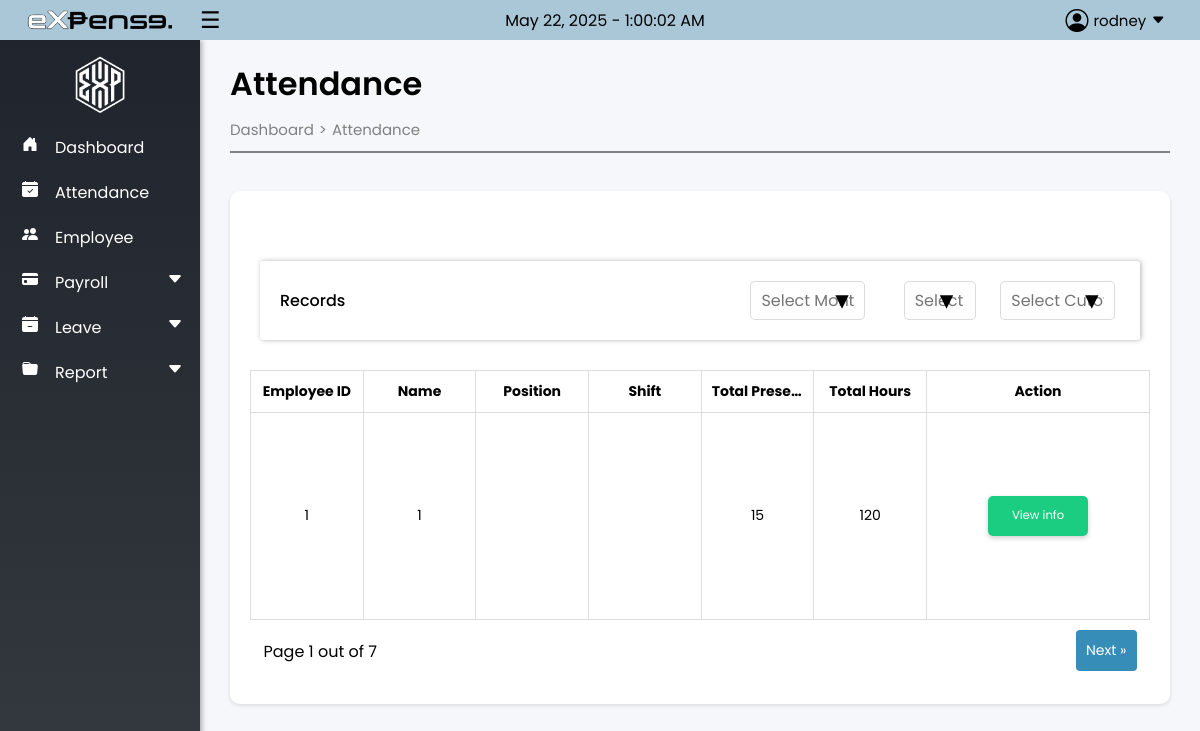
The page /payroll/adminpage/attendance.php (signed in) on the database its author committed.
### tables this page shows
CREATE TABLE `tbl_admin_acc` (
  `admin_id` int(100) NOT NULL,
  `lastname` varchar(100) NOT NULL,
  `firstname` varchar(100) NOT NULL,
  `middlename` varchar(100) DEFAULT NULL,
  `email` varchar(100) NOT NULL,
  `password` varchar(100) NOT NULL,
  `otp` int(20) NOT NULL
);

CREATE TABLE `tbl_attendance` (
  `emp_id` int(100) NOT NULL,
  `attendance_id` int(100) NOT NULL,
  `present_days` int(100) NOT NULL,
  `absent_days` int(100) DEFAULT NULL,
  `hours_present` double NOT NULL,
  `hours_late` double DEFAULT NULL,
  `hours_overtime` double DEFAULT NULL,
  `holiday` int(100) DEFAULT NULL
);

### payroll/adminpage/database/session.php (called while the page is built, shortened)
<?php
if (isset($_SESSION['email']) && isset($_SESSION['account_id'])) {
    $account = $_SESSION['email'];
    $stmt = $conn->prepare("SELECT * FROM tbl_admin_acc WHERE email = ?");
    $stmt->bind_param("s", $account);
    $stmt->execute();
    $user_result = $stmt->get_result();
    if ($user_result->num_rows > 0) {
        $user = $user_result->fetch_assoc();
    }
} else {
    session_destroy();
    header('Location: ../index.php');
    exit();
}
?>

### payroll/adminpage/attendance.php (the view, shortened to what this page needs)
<?php
include '../assets/databse/connection.php';
include './database/session.php';
$records_per_page = 1;
$current_page = isset($_GET['page']) ? $_GET['page'] : 1;
$start_from = ($current_page - 1) * $records_per_page;
$sql = "SELECT * FROM tbl_attendance ";
$sql .= "LIMIT $start_from, $records_per_page";
$result = $conn->query($sql);
$total_records_query = "SELECT COUNT(*) FROM tbl_attendance";
$total_records_result = mysqli_query($conn, $total_records_query);
$total_records_row = mysqli_fetch_array($total_records_result);
$total_records = $total_records_row[0];
$total_pages = ceil($total_records / $records_per_page);
?>
<!DOCTYPE html>
<html lang="en">
<head>
    <link rel="stylesheet" href="./css/main.css">
    <link rel="stylesheet" href="./css/attendance.css">
    <link rel="stylesheet" href="./css/payroll.css">
</head>
<body>
    <?php include 'sidenav.php'; ?>
    <div class="container">
        <div id="mainContent" class="main">
            <div class="head-title">
                <h1>Attendance</h1>
                <div class="breadcrumb">
                    <h5><a href="./dashboard.php">Dashboard </a></h5>
                    <span> > </span>
                    <h5><a href="./attendance.php">Attendance </a></h5>
                </div>
                <hr>
            </div>
            <div class="main-content">
                <div class="sub-content">
                    <div class="leave-requests">
                        <div class="selection_div">
                        <p style="margin: 0;font-weight: 500;">Records</p>
                        <div style="display: flex;align-items: center;width:60%;justify-content:right;margin-right:-4%;">
                            <div class="dropdown month-dropdown" style="margin-left: 20%;">
                                <div class="dropdown-wrapper">
                                    <input type="text" class="dropdown-input" style="width:75%;" readonly placeholder="Select Month" />
                                    <div class="dropdown-indicator">&#9662;</div>
                                </div>
                            </div>
                            <div class="dropdown year-dropdown" style="width:25%;">
                                <div class="dropdown-wrapper">
                                    <input type="text" class="dropdown-input" style="width:75%;" readonly placeholder="Select Year" />
                                    <div class="dropdown-indicator" style="right:47px;">&#9662;</div>
                                </div>
                            </div>
                            <div class="dropdown cutoff-dropdown">
                                <div class="dropdown-wrapper">
                                    <input type="text" class="dropdown-input" readonly placeholder="Select Cutoff" />
                                    <div class="dropdown-indicator">&#9662;</div>
                                </div>
                            </div>
                        </div>
                    </div>
                        <table id="leave-table">
                            <thead>
                                <tr>
                                    <th>Employee ID</th>
                                    <th>Name</th>
                                    <th>Position</th>
                                    <th>Shift</th>
                                    <th>Total Present</th>
                                    <th>Total Hours</th>
                                    <th>Action</th>
                                </tr>
                            </thead>
                            <tbody id="showdata">
                                <?php
                                    if($result->num_rows > 0){
                                        while($row = $result->fetch_assoc()){
                                ?>
                                    <tr>
                                        <td><?php echo $row['emp_id'] ?></td>
                                        <td><?php echo $row['attendance_id']?></td>
                                        <td><?php echo $row['position_name'] ?></td>
                                        <td><?php echo $row['emp_shift'] ?></td>
                                        <td><?php echo $row['present_days'] ?></td>
                                        <td><?php echo $row['hours_present'] ?></td>
                                        <td class="td-text">
                                            <div class="action-buttons" style="max-width: 100%;">
                                                <a href="#"><button class="slip-btn" style="width: 100px;height:40px;">View info</button></a>
                                            </div>
                                        </td>
                                    </tr>
                                <?php
                                        }
                                    }
                                ?>
                            </tbody>
                        </table>
                        <div style="display: flex; justify-content: space-between; align-items: center; padding-right: 1.5%; padding-left: 1.5%;">
                            <p style="margin: 0;">Page <?= $current_page ?> out of <?= $total_pages ?></p>
                            <div class="pagination" id="content">
                                <?php if ($current_page < $total_pages) : ?>
                                    <a href="?page=<?= ($current_page + 1); ?>&query=<?php echo isset($_GET['query']) ? $_GET['query'] : ''; ?>" class="next" style="border-radius:4px;background-color:#368DB8;color:white;margin-bottom:13px; padding: 10px;">Next &raquo;</a>
                                <?php endif; ?>
                            </div>
                        </div>
                    </div>
                </div>
            </div>
        </div>
    </div>
</body>
</html>

### payroll/adminpage/sidenav.php (shortened to what this page needs)
<!DOCTYPE html>
<html lang="en">
<head>
    <link rel="stylesheet" href="https://cdn.jsdelivr.net/npm/bootstrap-icons@1.3.0/font/bootstrap-icons.css">
    <link rel="stylesheet" href="./css/main.css">
</head>
<body>
    <div class="sidenav" id="sidenav">
        <div class="header">
            <a href="dashboard.php" class="title-tags"><span class="comp-name"><img src="../assets/title.png" class="title-name" alt="ExPense"></span></a>
            <div class="toggle-btn" onclick="toggleNav()"><span class="menu-icon">☰</span></div>
            <span class="current-date-time">
                <span id="current-date"></span> - <span id="current-time"></span>
            </span>
            <div class="profile" onclick="toggleDropdown()">
                <i class="bi bi-person-circle profile-icon"></i> <span class="user-name"><?php echo $user['firstname']; ?></span><i class="bi bi-caret-down-fill profile-arrow"></i>
            </div>
        </div>
        <div class="logodetails">
            <a href="dashboard.php" class="logo">
                <img src="../assets/logowhite-.png" alt="logo">
            </a>
        </div>
        <ul class="nav-links">
            <li>
                <a href="./dashboard.php">
                    <i class="bi bi-house-door-fill"></i>
                    <span class="link-name">Dashboard</span>
                </a>
            </li>
            <li>
                <a href="./attendance.php">
                    <i class="bi bi-calendar-check-fill"></i>
                    <span class="link-name">Attendance</span>
                </a>
            </li>
            <li>
                <a href="./employee.php">
                    <i class="bi bi-people-fill"></i>
                    <span class="link-name">Employee</span>
                </a>
            </li>
            <li>
                <div class="icon-link">
                    <a href="" class="disabled-link">
                        <i class="bi bi-credit-card-fill"></i>
                        <span class="link-name">Payroll</span>
                    </a>
                    <i class="bi bi-caret-down-fill arrow"></i>
                </div>
            </li>
            <li>
                <div class="icon-link">
                    <a href="" class="disabled-link">
                        <i class="bi bi-calendar-minus-fill"></i>
                        <span class="link-name">Leave</span>
                    </a>
                    <i class="bi bi-caret-down-fill arrow"></i>
                </div>
            </li>
            <li>
                <div class="icon-link">
                    <a href="" class="disabled-link">
                        <i class="bi bi-folder-fill"></i>
                        <span class="link-name">Report</span>
                    </a>
                    <i class="bi bi-caret-down-fill arrow"></i>
                </div>
            </li>
        </ul>
    </div>
</body>
</html>

### payroll/adminpage/css/main.css (style rules this page uses)
* { font-family: 'Poppins', sans-serif; }
body { margin: 0; height: 100%; background-color: #F6F7FA; }
.main { flex-grow: 1; padding: 20px; background-color: #F6F7FA; margin-left: 200px; margin-top: 30px; }
.container { display: flex; min-height: 100vh; flex-direction: column; justify-content: flex-start; overflow-y: auto; }
.head-title { margin: 10px; }
.main-content { display: flex; justify-content: center; align-items: center; flex-direction: column; min-height: 76vh; margin-top: -20px; }
.sub-content { width: 100%; }
h1 { margin: 10px 0px 10px 0px; font-weight: 520; }
.breadcrumb { display: flex; align-items: center; gap: 5px; }
.breadcrumb h5, .breadcrumb span { margin: 0; font-size: 15px; font-weight: 400; }
.breadcrumb span { color: gray; }
.breadcrumb a { text-decoration: none; color: gray; }
hr { border: 0.5px, solid gray; margin: 10px 0px 10px 0px; ; }
#mainContent, .toggle-btn { transition: margin-left 0.2s ease; }
#mainContent { margin-left: 200px; }
* { font-family: 'Poppins', sans-serif; padding: 0; }
.logo { display: flex; justify-content: center; align-items: center; height: 90px; font-size: 20px; }
img { height: 60px; }
.sidenav { background-color: #20242C; color: white; width: 200px; min-width: 60px; transition: width 0.3s; box-shadow: 2px 0 5px rgba(0, 0, 0, 0.3); background: linear-gradient(180deg, #20242C, #343A40); position: fixed; top: 40px; bottom: 0; left: 0; font-size: 16px; }
.sidenav img { transition: all 0.2s ease; }
.sidenav .nav-links { height: 100%; overflow: auto; margin-top: -8px; }
.sidenav .nav-links { overflow: visible; }
.sidenav .nav-links li { position: relative; list-style: none; transition: all 0.2s ease; }
.sidenav .nav-links li i { height: 40px; min-width: 50px; text-align: center; line-height: 35px; color: #fff; transition: all 0.2s ease; }
.sidenav .nav-links li a { text-decoration: none; margin: 5px; }
.link-name { font-size: 15px; font-weight: 400; color: #fff; }
li a { display: flex; align-items: center; }
li a i { font-size: 1em; }
li a span.link-name { font-size: 1em; transition: all 0.2s ease; }
.sidenav .nav-links li .icon-link { display: flex; align-items: center; justify-content: space-between; height: 40px; margin-top: 5px; margin-bottom: 5px; }
.header { background-color: #AAC7D8; color: black; padding: 10px 5px; text-align: center; font-size: 24px; position: fixed; top: 0; width: 100%; z-index: 1000; display: flex; justify-content: space-between; align-items: center; height: 20px; }
.current-date-time { font-size: 16px; position: absolute; left: 50%; transform: translateX(-50%); text-align: center; }
.header .toggle-btn { color: black; cursor: pointer; font-size: 18px; position: absolute; left: 200px; }
.toggle-btn { display: flex; justify-content: center; align-items: center; cursor: pointer; }
.profile-arrow { font-size: 14px !important; transition: transform 0.2s ease; }
.menu-icon { font-size: 23px; transition: all 0.2s ease; }
.comp-name { margin-left: 22px; color: black; text-decoration: none; font-weight: 500; transition: font-size 0.3s ease, margin-left 0.3s ease; text-align: center; display: inline-block; display: inline-flex; justify-content: center; align-items: center; }
.comp-name img { transition: height 0.3s ease, margin-left 0.3s ease; }
.title-tags { text-decoration: none; display: inline-flex; justify-content: center; align-items: center; }
.title-name { height: 20px; transition: all 0.2s ease; }
.profile { display: flex; align-items: center; justify-content: center; gap: 5px; font-size: 15px; position: absolute; right: 0; padding: 5px 10px; cursor: pointer; text-align: center; transition: background-color 0.3s, color 0.3s; position: relative; transform: translateX(-50%); max-width: 100px; height: 30px; margin-right: -30px; }
a { text-decoration: none; }
.profile i { font-size: 23px; line-height: 0.5; transition: transform 0.3s; }

### payroll/adminpage/css/attendance.css (style rules this page uses)
.leave-requests { background-color: #ffffff; padding: 20px; border-radius: 10px; box-shadow: 0 2px 4px rgba(0, 0, 0, 0.1); text-align: left; display: flex; flex-direction: column; justify-content: flex-start; align-items: stretch; margin: 10px; }
table { width: 100%; border-collapse: collapse; }
table th, table td { padding: 10px; border: 2px solid #ddd; text-align: center; }
.pagination { display: flex; justify-content: space-between; align-items: center; margin-top: 20px; }

### rows shown on the page
tbl_admin_acc: firstname "rodney"
tbl_attendance: emp "1", attendance_id "1", present_days "15", hours_present "120"

### other values the page prints
$current_page "1"
$total_pages "7"
